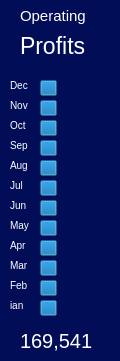
    <widget class="QWidget" name="widget_48" native="true">
     <property name="geometry">
      <rect>
       <x>1780</x>
       <y>190</y>
       <width>120</width>
       <height>361</height>
      </rect>
     </property>
     <property name="styleSheet">
      <string notr="true">background-color: rgb(2, 13, 87);
border-radius:20px;</string>
     </property>
     <widget class="QLabel" name="Advertising_6">
      <property name="geometry">
       <rect>
        <x>20</x>
        <y>30</y>
        <width>71</width>
        <height>31</height>
       </rect>
      </property>
      <property name="styleSheet">
       <string notr="true">color:white;
background-color: rgba(255, 255, 255, 0);
font: 23px;
text-align: center;
</string>
      </property>
      <property name="text">
       <string>Profits</string>
      </property>
      <property name="wordWrap">
       <bool>true</bool>
      </property>
     </widget>
     <widget class="QLabel" name="Advertising_5">
      <property name="geometry">
       <rect>
        <x>20</x>
        <y>0</y>
        <width>71</width>
        <height>31</height>
       </rect>
      </property>
      <property name="styleSheet">
       <string notr="true">color:white;
background-color: rgba(255, 255, 255, 0);
font: 15px;
text-align: center;
</string>
      </property>
      <property name="text">
       <string>Operating</string>
      </property>
      <property name="wordWrap">
       <bool>true</bool>
      </property>
     </widget>
     <widget class="QWidget" name="widget_47" native="true">
      <property name="geometry">
       <rect>
        <x>-10</x>
        <y>60</y>
        <width>131</width>
        <height>261</height>
       </rect>
      </property>
      <property name="styleSheet">
       <string notr="true">background-color: rgba(255, 255, 255, 0);</string>
      </property>
      <widget class="QLabel" name="Advertising_7">
       <property name="geometry">
        <rect>
         <x>20</x>
         <y>10</y>
         <width>21</width>
         <height>31</height>
        </rect>
       </property>
       <property name="styleSheet">
        <string notr="true">color:white;
background-color: rgba(255, 255, 255, 0);
font: 10px;
text-align: center;
</string>
       </property>
       <property name="text">
        <string>Dec</string>
       </property>
       <property name="wordWrap">
        <bool>true</bool>
       </property>
      </widget>
      <widget class="QProgressBar" name="progressBar">
       <property name="geometry">
        <rect>
         <x>50</x>
         <y>20</y>
         <width>71</width>
         <height>16</height>
        </rect>
       </property>
       <property name="value">
        <number>24</number>
       </property>
       <property name="format">
        <string/>
       </property>
      </widget>
      <widget class="QProgressBar" name="progressBar_2">
       <property name="geometry">
        <rect>
         <x>50</x>
         <y>40</y>
         <width>71</width>
         <height>16</height>
        </rect>
       </property>
       <property name="value">
        <number>24</number>
       </property>
       <property name="format">
        <string/>
       </property>
      </widget>
      <widget class="QLabel" name="Advertising_8">
       <property name="geometry">
        <rect>
         <x>20</x>
         <y>30</y>
         <width>21</width>
         <height>31</height>
        </rect>
       </property>
       <property name="styleSheet">
        <string notr="true">color:white;
background-color: rgba(255, 255, 255, 0);
font: 10px;
text-align: center;
</string>
       </property>
       <property name="text">
        <string>Nov</string>
       </property>
       <property name="wordWrap">
        <bool>true</bool>
       </property>
      </widget>
      <widget class="QProgressBar" name="progressBar_3">
       <property name="geometry">
        <rect>
         <x>50</x>
         <y>60</y>
         <width>71</width>
         <height>16</height>
        </rect>
       </property>
       <property name="value">
        <number>24</number>
       </property>
       <property name="format">
        <string/>
       </property>
      </widget>
      <widget class="QLabel" name="Advertising_9">
       <property name="geometry">
        <rect>
         <x>20</x>
         <y>50</y>
         <width>21</width>
         <height>31</height>
        </rect>
       </property>
       <property name="styleSheet">
        <string notr="true">color:white;
background-color: rgba(255, 255, 255, 0);
font: 10px;
text-align: center;
</string>
       </property>
       <property name="text">
        <string>Oct</string>
       </property>
       <property name="wordWrap">
        <bool>true</bool>
       </property>
      </widget>
      <widget class="QProgressBar" name="progressBar_4">
       <property name="geometry">
        <rect>
         <x>50</x>
         <y>80</y>
         <width>71</width>
         <height>16</height>
        </rect>
       </property>
       <property name="value">
        <number>24</number>
       </property>
       <property name="format">
        <string/>
       </property>
      </widget>
      <widget class="QLabel" name="Advertising_10">
       <property name="geometry">
        <rect>
         <x>20</x>
         <y>70</y>
         <width>21</width>
         <height>31</height>
        </rect>
       </property>
       <property name="styleSheet">
        <string notr="true">color:white;
background-color: rgba(255, 255, 255, 0);
font: 10px;
text-align: center;
</string>
       </property>
       <property name="text">
        <string>Sep</string>
       </property>
       <property name="wordWrap">
        <bool>true</bool>
       </property>
      </widget>
      <widget class="QLabel" name="Advertising_11">
       <property name="geometry">
        <rect>
         <x>20</x>
         <y>90</y>
         <width>21</width>
         <height>31</height>
        </rect>
       </property>
       <property name="styleSheet">
        <string notr="true">color:white;
background-color: rgba(255, 255, 255, 0);
font: 10px;
text-align: center;
</string>
       </property>
       <property name="text">
        <string>Aug</string>
       </property>
       <property name="wordWrap">
        <bool>true</bool>
       </property>
      </widget>
      <widget class="QProgressBar" name="progressBar_5">
       <property name="geometry">
        <rect>
         <x>50</x>
         <y>100</y>
         <width>71</width>
         <height>16</height>
        </rect>
       </property>
       <property name="value">
        <number>24</number>
       </property>
       <property name="format">
        <string/>
       </property>
      </widget>
      <widget class="QProgressBar" name="progressBar_6">
       <property name="geometry">
        <rect>
         <x>50</x>
         <y>200</y>
         <width>71</width>
         <height>16</height>
        </rect>
       </property>
       <property name="value">
        <number>24</number>
       </property>
       <property name="format">
        <string/>
       </property>
      </widget>
      <widget class="QProgressBar" name="progressBar_7">
       <property name="geometry">
        <rect>
         <x>50</x>
         <y>160</y>
         <width>71</width>
         <height>16</height>
        </rect>
       </property>
       <property name="value">
        <number>24</number>
       </property>
       <property name="format">
        <string/>
       </property>
      </widget>
      <widget class="QLabel" name="Advertising_12">
       <property name="geometry">
        <rect>
         <x>20</x>
         <y>130</y>
         <width>21</width>
         <height>31</height>
        </rect>
       </property>
       <property name="styleSheet">
        <string notr="true">color:white;
background-color: rgba(255, 255, 255, 0);
font: 10px;
text-align: center;
</string>
       </property>
       <property name="text">
        <string>Jun</string>
       </property>
       <property name="wordWrap">
        <bool>true</bool>
       </property>
      </widget>
      <widget class="QLabel" name="Advertising_13">
       <property name="geometry">
        <rect>
         <x>20</x>
         <y>170</y>
         <width>21</width>
         <height>31</height>
        </rect>
       </property>
       <property name="styleSheet">
        <string notr="true">color:white;
background-color: rgba(255, 255, 255, 0);
font: 10px;
text-align: center;
</string>
       </property>
       <property name="text">
        <string>Apr</string>
       </property>
       <property name="wordWrap">
        <bool>true</bool>
       </property>
      </widget>
      <widget class="QProgressBar" name="progressBar_8">
       <property name="geometry">
        <rect>
         <x>50</x>
         <y>180</y>
         <width>71</width>
         <height>16</height>
        </rect>
       </property>
       <property name="value">
        <number>24</number>
       </property>
       <property name="format">
        <string/>
       </property>
      </widget>
      <widget class="QProgressBar" name="progressBar_9">
       <property name="geometry">
        <rect>
         <x>50</x>
         <y>120</y>
         <width>71</width>
         <height>16</height>
        </rect>
       </property>
       <property name="value">
        <number>24</number>
       </property>
       <property name="format">
        <string/>
       </property>
      </widget>
      <widget class="QLabel" name="Advertising_14">
       <property name="geometry">
        <rect>
         <x>20</x>
         <y>150</y>
         <width>21</width>
         <height>31</height>
        </rect>
       </property>
       <property name="styleSheet">
        <string notr="true">color:white;
background-color: rgba(255, 255, 255, 0);
font: 10px;
text-align: center;
</string>
       </property>
       <property name="text">
        <string>May</string>
       </property>
       <property name="wordWrap">
        <bool>true</bool>
       </property>
      </widget>
      <widget class="QLabel" name="Advertising_15">
       <property name="geometry">
        <rect>
         <x>20</x>
         <y>190</y>
         <width>21</width>
         <height>31</height>
        </rect>
       </property>
       <property name="styleSheet">
        <string notr="true">color:white;
background-color: rgba(255, 255, 255, 0);
font: 10px;
text-align: center;
</string>
       </property>
       <property name="text">
        <string>Mar</string>
       </property>
       <property name="wordWrap">
        <bool>true</bool>
       </property>
      </widget>
      <widget class="QProgressBar" name="progressBar_10">
       <property name="geometry">
        <rect>
         <x>50</x>
         <y>140</y>
         <width>71</width>
         <height>16</height>
        </rect>
       </property>
       <property name="value">
        <number>24</number>
       </property>
       <property name="format">
        <string/>
       </property>
      </widget>
      <widget class="QLabel" name="Advertising_16">
       <property name="geometry">
        <rect>
         <x>20</x>
         <y>110</y>
         <width>21</width>
         <height>31</height>
        </rect>
       </property>
       <property name="styleSheet">
        <string notr="true">color:white;
background-color: rgba(255, 255, 255, 0);
font: 10px;
text-align: center;
</string>
       </property>
       <property name="text">
        <string>Jul</string>
       </property>
       <property name="wordWrap">
        <bool>true</bool>
       </property>
      </widget>
      <widget class="QLabel" name="Advertising_17">
       <property name="geometry">
        <rect>
         <x>20</x>
         <y>210</y>
         <width>21</width>
         <height>31</height>
        </rect>
       </property>
       <property name="styleSheet">
        <string notr="true">color:white;
background-color: rgba(255, 255, 255, 0);
font: 10px;
text-align: center;
</string>
       </property>
       <property name="text">
        <string>Feb</string>
       </property>
       <property name="wordWrap">
        <bool>true</bool>
       </property>
      </widget>
      <widget class="QProgressBar" name="progressBar_11">
       <property name="geometry">
        <rect>
         <x>50</x>
         <y>220</y>
         <width>71</width>
         <height>16</height>
        </rect>
       </property>
       <property name="value">
        <number>24</number>
       </property>
       <property name="format">
        <string/>
       </property>
      </widget>
      <widget class="QLabel" name="Advertising_18">
       <property name="geometry">
        <rect>
         <x>20</x>
         <y>230</y>
         <width>21</width>
         <height>31</height>
        </rect>
       </property>
       <property name="styleSheet">
        <string notr="true">color:white;
background-color: rgba(255, 255, 255, 0);
font: 10px;
text-align: center;
</string>
       </property>
       <property name="text">
        <string>ian</string>
       </property>
       <property name="wordWrap">
        <bool>true</bool>
       </property>
      </widget>
      <widget class="QProgressBar" name="progressBar_12">
       <property name="geometry">
        <rect>
         <x>50</x>
         <y>240</y>
         <width>71</width>
         <height>16</height>
        </rect>
       </property>
       <property name="value">
        <number>24</number>
       </property>
       <property name="format">
        <string/>
       </property>
      </widget>
     </widget>
     <widget class="QLabel" name="Advertising_19">
      <property name="geometry">
       <rect>
        <x>60</x>
        <y>340</y>
        <width>91</width>
        <height>61</height>
       </rect>
      </property>
      <property name="styleSheet">
       <string notr="true">color:white;
background-color: rgba(255, 255, 255, 0);
font: 20px;
text-align: center;
</string>
      </property>
      <property name="text">
       <string>69,541</string>
      </property>
      <property name="wordWrap">
       <bool>true</bool>
      </property>
     </widget>
     <widget class="QLabel" name="Advertising_20">
      <property name="geometry">
       <rect>
        <x>20</x>
        <y>320</y>
        <width>91</width>
        <height>41</height>
       </rect>
      </property>
      <property name="styleSheet">
       <string notr="true">color:white;
background-color: rgba(255, 255, 255, 0);
font: 20px;
text-align: center;
</string>
      </property>
      <property name="text">
       <string>169,541</string>
      </property>
      <property name="wordWrap">
       <bool>true</bool>
      </property>
     </widget>
    </widget>
